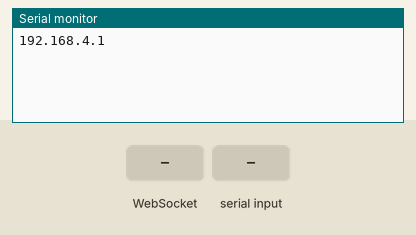
A sketch run on a simulated ESP32. On the bench: the last lines printed to the serial monitor. The test bench sets the inputs (shaded band).

Above: at 1.2 s.
1.3 s: WebSocket text "1" received
At 2.5 s:
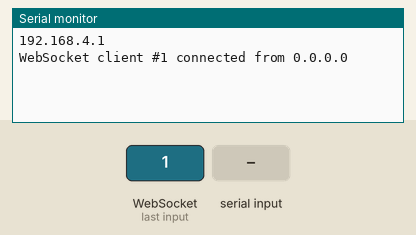
2.8 s: "1" received over the second serial link
At 4.2 s:
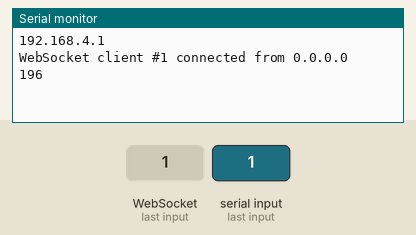

Measured:
- after the input at 1.3 s, the serial monitor: prints a new line at once (image 1)
- after the input at 2.8 s, the serial monitor: prints a new line at once (image 2)

The sketch:

videoRelay.ino
```cpp
#include <Arduino.h>
#include <ESPAsyncWebServer.h>
#include <WiFi.h>
#include <HardwareSerial.h>

const char* ssid = "esp32aptestrle";
const char* password = "wasdqwerty32";
AsyncWebServer server(80);
AsyncWebSocket ws("/ws");  // create WebSocket instance

HardwareSerial SerialPort(2);
// String tempData = "";
String hexBuffer = "";

void onWsEvent(AsyncWebSocket * server, AsyncWebSocketClient * client, AwsEventType type, void * arg, uint8_t *data, size_t len){
  if(type == WS_EVT_CONNECT){
    // client connected
    Serial.printf("WebSocket client #%u connected from %s\n", client->id(), client->remoteIP().toString().c_str());
  } else if(type == WS_EVT_DISCONNECT){
    // client disconnected
    Serial.printf("WebSocket client #%u disconnected\n", client->id());
  }
}

void setup() {
  Serial.begin(115200);
  SerialPort.begin(115200, SERIAL_8N1, 16, 17);
  WiFi.mode(WIFI_AP);
  WiFi.softAP(ssid, password);
  // while (WiFi.status() != WL_CONNECTED) {
  //   delay(1000);
  //   Serial.println("Connecting to WiFi...");
  // }
  Serial.println(WiFi.softAPIP());

  ws.onEvent(onWsEvent);
  server.addHandler(&ws);

  DefaultHeaders::Instance().addHeader("Access-Control-Allow-Origin", "*");
  server.begin();
}

// void loop() {
//   while(SerialPort.available() >= 4){
//     uint8_t buffer[4];
//     SerialPort.readBytes(buffer, 4);
//     char hexBuffer[9]; // one extra for null terminator
//     sprintf(hexBuffer, "%02X%02X%02X%02X", buffer[3], buffer[2], buffer[1], buffer[0]);
//     if(buffer[3] & 0x80){
//       // if(tempData.length() > 2){
//       ws.textAll(tempData);
//       tempData = "";
//       //}
//       tempData += String(hexBuffer);
//     }
//     else{
//       tempData += String(hexBuffer);
//     }
//   }
// }

void loop() {
  while (SerialPort.available() < 1) {
    SerialPort.write(0xEE);
    delay(10);
  }
  uint8_t header = SerialPort.read();
  uint16_t header4x = header * 4;
  Serial.println(header4x);


  // Read the frame based on the header
  while (SerialPort.available() < (header4x)) { delay(10); }
  uint8_t buffer[header4x];
  SerialPort.readBytes(buffer, header4x);

  // Convert the buffer to a hexadecimal string
  for (int i = header4x-1; i >= 0; i--) {
    char hex[3];
    sprintf(hex, "%02X", buffer[i]);
    hexBuffer += String(hex);
  }
  Serial.println(hexBuffer);

  // Send the frame over WebSocket
  ws.textAll(hexBuffer);
  hexBuffer = "";
}
```
